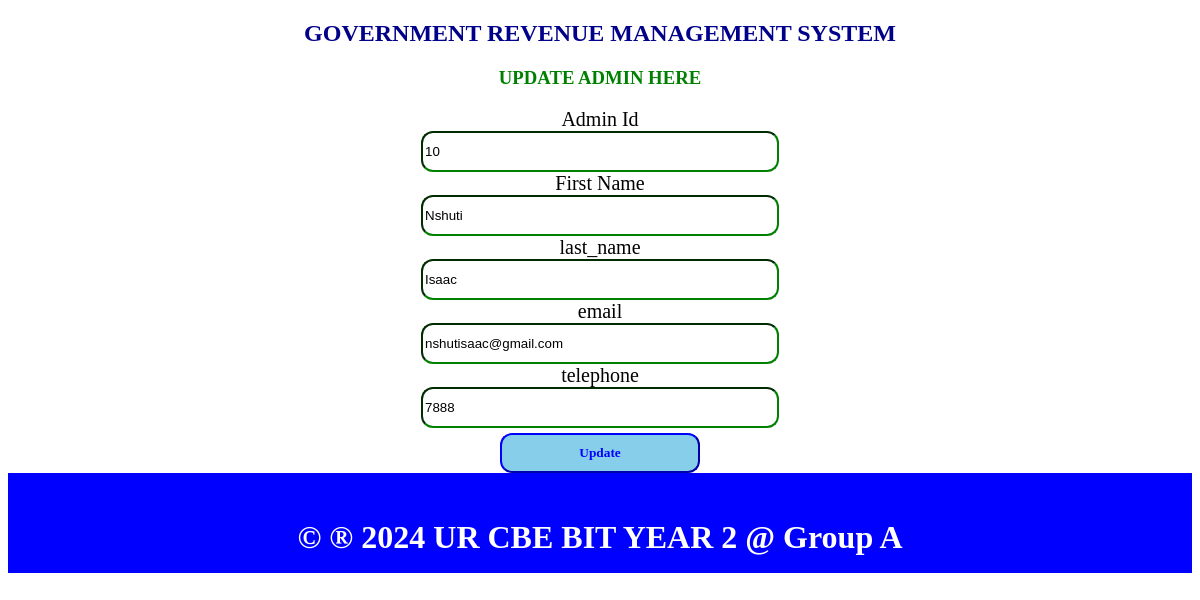
The page /admin_edit.php?aid=10 on the database its author committed.
### tables this page shows
CREATE TABLE `adminn` (
  `aid` int(11) NOT NULL,
  `first_name` varchar(100) NOT NULL,
  `last_name` varchar(150) NOT NULL,
  `email` varchar(100) NOT NULL,
  `telephone` int(100) NOT NULL
);

### admin_edit.php (the view, shortened to what this page needs)
<?php
include"dbconnection.php";
if ($_SERVER['REQUEST_METHOD'] == 'GET') {
  $aid = $_GET["aid"];
    $sql = "SELECT * FROM adminn WHERE aid=$aid";
    $result = $connection->query($sql);
    if ($result->num_rows > 0) {
        $row = $result->fetch_assoc();
        $first_name = $row["first_name"];
        $last_name = $row["last_name"];
        $email = $row["email"];
        $telephone = $row["telephone"];
    } else {
        header("location: /my project/admin_table.php");
        exit;
    }
}
?>
<!DOCTYPE html>
<html>
<head>
</head>
<body>
<center>
    <h2>GOVERNMENT REVENUE MANAGEMENT SYSTEM </h2>
    <h3 style="color:green;">UPDATE ADMIN HERE</h3>
     <form method="POST" onsubmit="return confirmUpdate();">
    <label>Admin Id</label><br>
    <input type="text" name="aid" readonly class="input" value="<?php echo $aid; ?>"><br>
     <label>First Name</label><br>
    <input type="text" name="first_name"  class="input" value="<?php echo $first_name; ?>"><br>
    <label>last_name</label><br>
    <input type="text" name="last_name" class="input" value="<?php echo $last_name; ?>"><br>
    <label>email </label><br>
    <input type="text" name="email" class="input" value="<?php echo $email; ?>" class="input"><br>
    <label>telephone</label><br>
    <input type="text" name="telephone" class="input" value="<?php echo $telephone; ?>"><br>
    <input type="submit" name="submit" value="Update" class="sb">
</form>
</center>
        <footer>
            <p><h1>&copy &reg 2024 UR CBE BIT YEAR 2 @ Group A</h1></p>
        </footer>
    </body>
    </html>

### admin_edit.php (style rules this page uses)
h2 { font-family:Castellar; color: darkblue; }
label { font-family: elephant; font-size: 20px; }
.sb { font-family:Georgia; padding: 10px; border-color: blue; background-color: skyblue; width: 200px; margin-top: 5px; border-radius: 12px; font-weight: bold; color: blue; }
.input { width: 350px; height: 35px; border-radius: 12px; border-color: green; }
footer { height: 50px; text-align: center; padding: 25px; color: white; background-color: blue; }

### rows shown on the page
adminn: first_name "Nshuti", last_name "Isaac", email "nshutisaac@gmail.com", telephone "7888"
